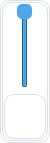
<?xml version="1.0" encoding="UTF-8"?>
<ui version="4.0">
 <class>SetVolume</class>
 <widget class="QWidget" name="SetVolume">
  <property name="windowModality">
   <enum>Qt::ApplicationModal</enum>
  </property>
  <property name="geometry">
   <rect>
    <x>0</x>
    <y>0</y>
    <width>50</width>
    <height>143</height>
   </rect>
  </property>
  <property name="focusPolicy">
   <enum>Qt::StrongFocus</enum>
  </property>
  <property name="windowTitle">
   <string>Form</string>
  </property>
  <property name="styleSheet">
   <string notr="true">border:1px solid black;
border-radius: 10px;
background-color: #ffffff;
border: 1px solid #dcdfe6;
</string>
  </property>
  <layout class="QVBoxLayout" name="verticalLayout_2">
   <property name="leftMargin">
    <number>2</number>
   </property>
   <property name="topMargin">
    <number>2</number>
   </property>
   <property name="rightMargin">
    <number>2</number>
   </property>
   <property name="bottomMargin">
    <number>2</number>
   </property>
   <item>
    <widget class="QWidget" name="widget" native="true">
     <property name="focusPolicy">
      <enum>Qt::StrongFocus</enum>
     </property>
     <property name="styleSheet">
      <string notr="true">QSlider::handle {
    border-radius:5px;
    background:rgba(80,166,234,1);
    width: 18px;
    margin: -3px 0;
}</string>
     </property>
     <layout class="QVBoxLayout" name="verticalLayout">
      <property name="leftMargin">
       <number>2</number>
      </property>
      <property name="topMargin">
       <number>2</number>
      </property>
      <property name="rightMargin">
       <number>2</number>
      </property>
      <property name="bottomMargin">
       <number>2</number>
      </property>
      <item>
       <widget class="QSlider" name="verticalSlider">
        <property name="sizePolicy">
         <sizepolicy hsizetype="Preferred" vsizetype="Minimum">
          <horstretch>0</horstretch>
          <verstretch>0</verstretch>
         </sizepolicy>
        </property>
        <property name="styleSheet">
         <string notr="true">border:0px solid black;</string>
        </property>
        <property name="maximum">
         <number>100</number>
        </property>
        <property name="value">
         <number>100</number>
        </property>
        <property name="orientation">
         <enum>Qt::Vertical</enum>
        </property>
       </widget>
      </item>
      <item>
       <widget class="ChangeButtonColor" name="toolButton">
        <property name="sizePolicy">
         <sizepolicy hsizetype="Preferred" vsizetype="Preferred">
          <horstretch>0</horstretch>
          <verstretch>0</verstretch>
         </sizepolicy>
        </property>
        <property name="text">
         <string/>
        </property>
        <property name="icon">
         <iconset resource="images.qrc">
          <normaloff>:/images/Voice.png</normaloff>:/images/Voice.png</iconset>
        </property>
       </widget>
      </item>
     </layout>
    </widget>
   </item>
  </layout>
 </widget>
 <customwidgets>
  <customwidget>
   <class>ChangeButtonColor</class>
   <extends>QToolButton</extends>
   <header location="global">changebuttoncolor.h</header>
  </customwidget>
 </customwidgets>
 <resources>
  <include location="images.qrc"/>
 </resources>
 <connections/>
</ui>
